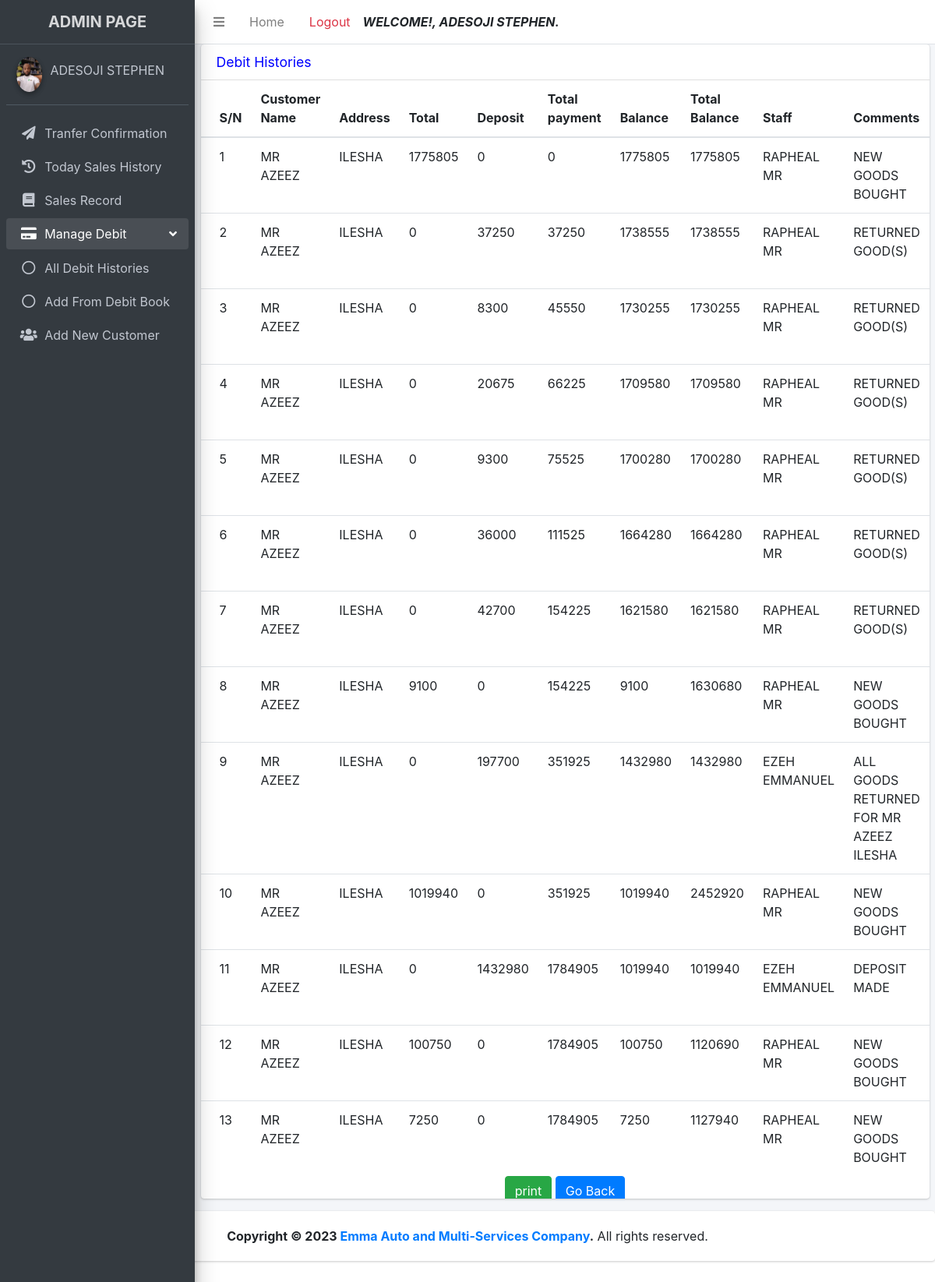
Page /admin/debit_history_details.php?customer_name=MR AZEEZ&address=ILESHA (signed in) on the committed database.
### tables this page shows
CREATE TABLE `registered` (
  `id` int(11) NOT NULL AUTO_INCREMENT,
  `firstname` varchar(255) NOT NULL,
  `lastname` varchar(255) NOT NULL,
  `username` varchar(255) NOT NULL,
  `password` varchar(255) NOT NULL,
  `role` varchar(10) NOT NULL,
  `passport` varchar(255) NOT NULL,
  `status` varchar(10) NOT NULL,
  `date_registered` timestamp NOT NULL DEFAULT current_timestamp(),
  PRIMARY KEY (`id`)
);

CREATE TABLE `debit_histories` (
  `id` int(11) NOT NULL AUTO_INCREMENT,
  `customer_name` varchar(255) NOT NULL,
  `address` varchar(255) NOT NULL,
  `total` int(10) NOT NULL,
  `deposit` int(10) NOT NULL,
  `total_paid` int(10) NOT NULL,
  `balance` int(10) NOT NULL,
  `total_balance` int(10) NOT NULL,
  `staff_name` varchar(255) NOT NULL,
  `date` varchar(255) NOT NULL,
  `comments` varchar(255) NOT NULL,
  `invoice_no` varchar(255) NOT NULL,
  PRIMARY KEY (`id`)
);

### admin/classes/Controller.php (called while the page is built, shortened)
<?php
   class Controller extends Model
   {
               if ($count > 0) { ?>
<?php }
       public function viewDebit()
       {
           if (isset($_GET["customer_name"]) && $_GET["address"]) {
               $customer_name = $_GET["customer_name"];
               $customer_address =  $_GET["address"];
               $select = $this->debitView($customer_name, $customer_address);
               return $select;
           }
       }
   }
   ?>

### admin/debit_history_details.php (the view, shortened to what this page needs)
<?php
include "includes/header.php";
include "includes/navbar.php";
include "includes/sidebar.php";
$ctr = new Controller();
?>
<section>
    <div class="container-fluid">
        <div class="row">
            <div class="col-12">
                <div class="card">
                    <div class="card-header">
                        <h3 class="card-title">Debit Histories</h3>
                    </div>
                    <div class="card-body table-responsive p-0 fixTableHead">
                        <table class="table table-hover">
                        <thead>
                                <tr>
                                    <th>S/N</th>
                                    <th>Customer Name </th>
                                    <th>Address</th>
                                    <th>Total</th>
                                    <th>Deposit</th>
                                    <th>Total payment</th>
                                    <th>Balance</th>
                                    <th>Total Balance</th>
                                    <th>Staff</th>
                                    <th>Comments</th>
                                </tr>
                            </thead>
                            <tbody id ="table">
                                <?php
                               $id = 0;
                  $select = $ctr->viewDebit();
                 while ($row = mysqli_fetch_array($select)){?>
                 <capital>
                 <tr>
                                     <td style="text-transform:uppercase">
                                        <?php echo ++$id ?>
                                    </td>
                                    <td style="text-transform:uppercase">
                                        <?php echo $row['customer_name'] ?>
                                    </td>
                                    <td style="text-transform:uppercase">
                                        <?php echo $row['address'] ?>
                                    </td>
                                    <td style="text-transform:uppercase">
                                        <?php echo $row['total'] ?>
                                    </td>
                                    <td style="text-transform:uppercase">
                                        <?php echo $row['deposit'] ?>
                                    </td>
                                    <td style="text-transform:uppercase">
                                        <?php echo $row['total_paid'] ?>
                                    </td>
                                    <td style="text-transform:uppercase">
                                        <?php echo $row['balance'] ?>
                                    </td>
                                    <td style="text-transform:uppercase">
                                        <?php echo $row['total_balance'] ?>
                                    </td>
                                    <td style="text-transform:uppercase">
                                        <?php echo $row['staff_name'] ?>
                                    </td>
                                    <td style="text-transform:uppercase">
                                        <?php echo $row['comments'] ?>
                                    </td>
                                </tr>
                                </capital>
                                <?php }
                ?>
                            </tbody>
                        </table>
                        <div class="text-center">
                            <form action="" method="post">
                            <input name="print" type="submit" class="toggle btn btn-success d-print-none" value="print" onclick="printpage()">
                            <a href="./debit_history.php" class="btn btn-primary d-print-none">Go Back</a>
                           </form>
                        </div>
                    </div>
                </div>
            </div>
        </div>
    </div>
</section>
<?php
include "includes/footer.php";
?>

### admin/includes/sidebar.php
<aside class="main-sidebar sidebar-dark-primary elevation-4">
  <a href="#" class="brand-link text-center">
    <span class="brand-text font-weight-bold">ADMIN PAGE</span>
  </a>
  <div class="sidebar">
    <div class="user-panel mt-3 pb-3 mb-3 d-flex">
      <div class="image">
        <img src="<?php $mod = new Model;
                  $mod->displayPassport(); ?>" class="img-circle elevation-2">
      </div>
      <div class="info">
        <a href="#" class="d-block"><?php echo $_SESSION["adminfullname"] ?></a>
      </div>
    </div>
    <nav class="mt-2">
      <ul class="nav nav-pills nav-sidebar flex-column" data-widget="treeview" role="menu" data-accordion="false">
        <li class="nav-item">
          <a href="confirm_transfer.php" class="nav-link <?php if ($_SERVER['PHP_SELF'] == '/emma_auto_investment/admin/confirm_transfer.php') {
                                                            echo "active";
                                                          } ?>">
            <i class="nav-icon fa fa-paper-plane""></i>
            <p>
            Tranfer Confirmation
            </p>
          </a>
        </li>
        <li class="nav-item">
          <a href="sales_history.php" class="nav-link <?php if ($_SERVER['PHP_SELF'] == '/emma_auto_investment/admin/sales_history.php') {
                                                        echo "active";
                                                      } ?>">
            <i class="nav-icon fa fa-history"></i>
            <p>
              Today Sales History
            </p>
          </a>
        </li>
        <li class="nav-item">
          <a href="search_record.php" class="nav-link <?php if ($_SERVER['PHP_SELF'] == '/emma_auto_investment/admin/search_record.php') {
                                                        echo "active";
                                                      } ?>">
            <i class="nav-icon fa fa-book"></i>
            <p>
              Sales Record
            </p>
          </a>
        </li>
        <li class="nav-item has-treeview menu-open">
          <a href="#" class="nav-link <?php if (($_SERVER['PHP_SELF'] == '/emma_auto_investment/admin/debit_book.php') or ($_SERVER['PHP_SELF'] == '/emma_auto_investment/admin/debit_history.php')) {
                                        echo "active";
                                      } ?>">
            <i class="nav-icon fa fa-credit-card"></i>
            <p>
              Manage Debit
              <i class="right fas fa-angle-left"></i>
            </p>
          </a>
          <ul class="nav nav-treeview">
            <li class="nav-item">
              <a href="debit_history.php" class="nav-link  <?php if ($_SERVER['PHP_SELF'] == '/emma_auto_investment/admin/debit_history.php') {
                                                              echo "active";
                                                            } ?>">
                <i class="far fa-circle nav-icon"></i>
                <p>All Debit Histories</p>
              </a>
            </li>
            <li class="nav-item">
              <a href="debit_book.php" class="nav-link  <?php if ($_SERVER['PHP_SELF'] == '/emma_auto_investment/admin/debit_book.php') {
                                                          echo "active";
                                                        } ?>">
                <i class="far fa-circle nav-icon"></i>
                <p>Add From Debit Book</p>
              </a>
            </li>
          </ul>
        </li>
        <li class="nav-item">
          <a href="add_new_customer.php" class="nav-link <?php if ($_SERVER['PHP_SELF'] == '/emma_auto_investment/admin/add_new_customer.php') {
                                                            echo "active";
                                                          } ?>">
            <i class="nav-icon fas fa-users"></i>
            <p>
              Add New Customer
            </p>
          </a>
        </li>
      </ul>
    </nav>
  </div>
</aside>
<div class="content-wrapper">

### admin/includes/header.php (style rules this page uses)
h3 { color:blue; font-weight:bolder; }
.fixTableHead { height: 75vh; }
.fixTableHead thead th { position: sticky; top: 0; background-color:white; }

### rows in the picture
registered: passport (picture)
debit_histories: customer_name "MR AZEEZ", address "ILESHA", total "1775805", deposit "0", total_paid "0", balance "1775805", total_balance "1775805", staff_name "RAPHEAL MR", comments "NEW GOODS BOUGHT"
debit_histories: customer_name "MR AZEEZ", address "ILESHA", total "0", deposit "37250", total_paid "37250", balance "1738555", total_balance "1738555", staff_name "RAPHEAL MR", comments "RETURNED GOOD(S)"
debit_histories: customer_name "MR AZEEZ", address "ILESHA", total "0", deposit "8300", total_paid "45550", balance "1730255", total_balance "1730255", staff_name "RAPHEAL MR", comments "RETURNED GOOD(S)"
debit_histories: customer_name "MR AZEEZ", address "ILESHA", total "0", deposit "20675", total_paid "66225", balance "1709580", total_balance "1709580", staff_name "RAPHEAL MR", comments "RETURNED GOOD(S)"
debit_histories: customer_name "MR AZEEZ", address "ILESHA", total "0", deposit "9300", total_paid "75525", balance "1700280", total_balance "1700280", staff_name "RAPHEAL MR", comments "RETURNED GOOD(S)"
debit_histories: customer_name "MR AZEEZ", address "ILESHA", total "0", deposit "36000", total_paid "111525", balance "1664280", total_balance "1664280", staff_name "RAPHEAL MR", comments "RETURNED GOOD(S)"
debit_histories: customer_name "MR AZEEZ", address "ILESHA", total "0", deposit "42700", total_paid "154225", balance "1621580", total_balance "1621580", staff_name "RAPHEAL MR", comments "RETURNED GOOD(S)"
debit_histories: customer_name "MR AZEEZ", address "ILESHA", total "9100", deposit "0", total_paid "154225", balance "9100", total_balance "1630680", staff_name "RAPHEAL MR", comments "NEW GOODS BOUGHT"
debit_histories: customer_name "MR AZEEZ", address "ILESHA", total "0", deposit "197700", total_paid "351925", balance "1432980", total_balance "1432980", staff_name "EZEH EMMANUEL", comments "ALL GOODS RETURNED FOR MR AZEEZ ILESHA"
debit_histories: customer_name "MR AZEEZ", address "ILESHA", total "1019940", deposit "0", total_paid "351925", balance "1019940", total_balance "2452920", staff_name "RAPHEAL MR", comments "NEW GOODS BOUGHT"
debit_histories: customer_name "MR AZEEZ", address "ILESHA", total "0", deposit "1432980", total_paid "1784905", balance "1019940", total_balance "1019940", staff_name "EZEH EMMANUEL", comments "DEPOSIT MADE"
debit_histories: customer_name "MR AZEEZ", address "ILESHA", total "100750", deposit "0", total_paid "1784905", balance "100750", total_balance "1120690", staff_name "RAPHEAL MR", comments "NEW GOODS BOUGHT"
debit_histories: customer_name "MR AZEEZ", address "ILESHA", total "7250", deposit "0", total_paid "1784905", balance "7250", total_balance "1127940", staff_name "RAPHEAL MR", comments "NEW GOODS BOUGHT"

### other values in the picture
$_SESSION["adminfullname"] "ADESOJI STEPHEN"
